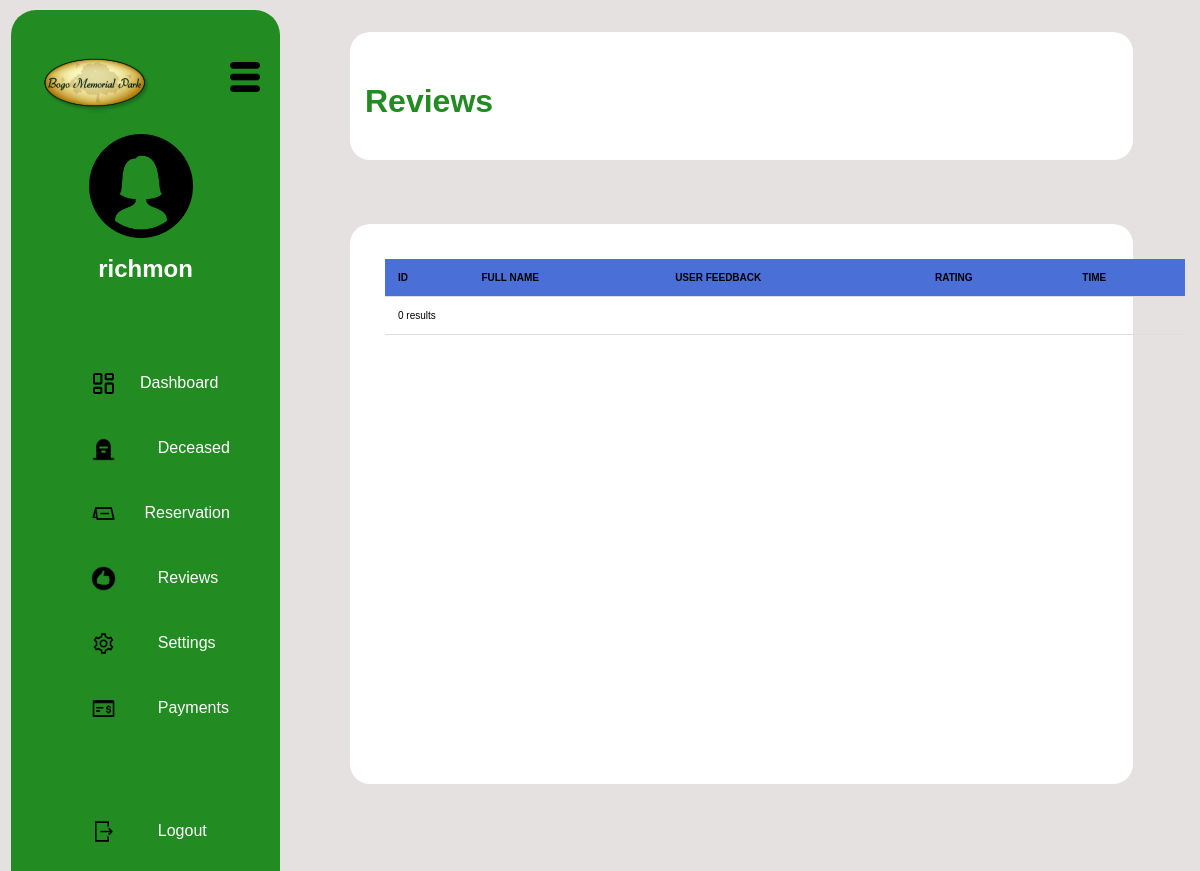
Before: /adminreviews.php (signed in) with the older database file.
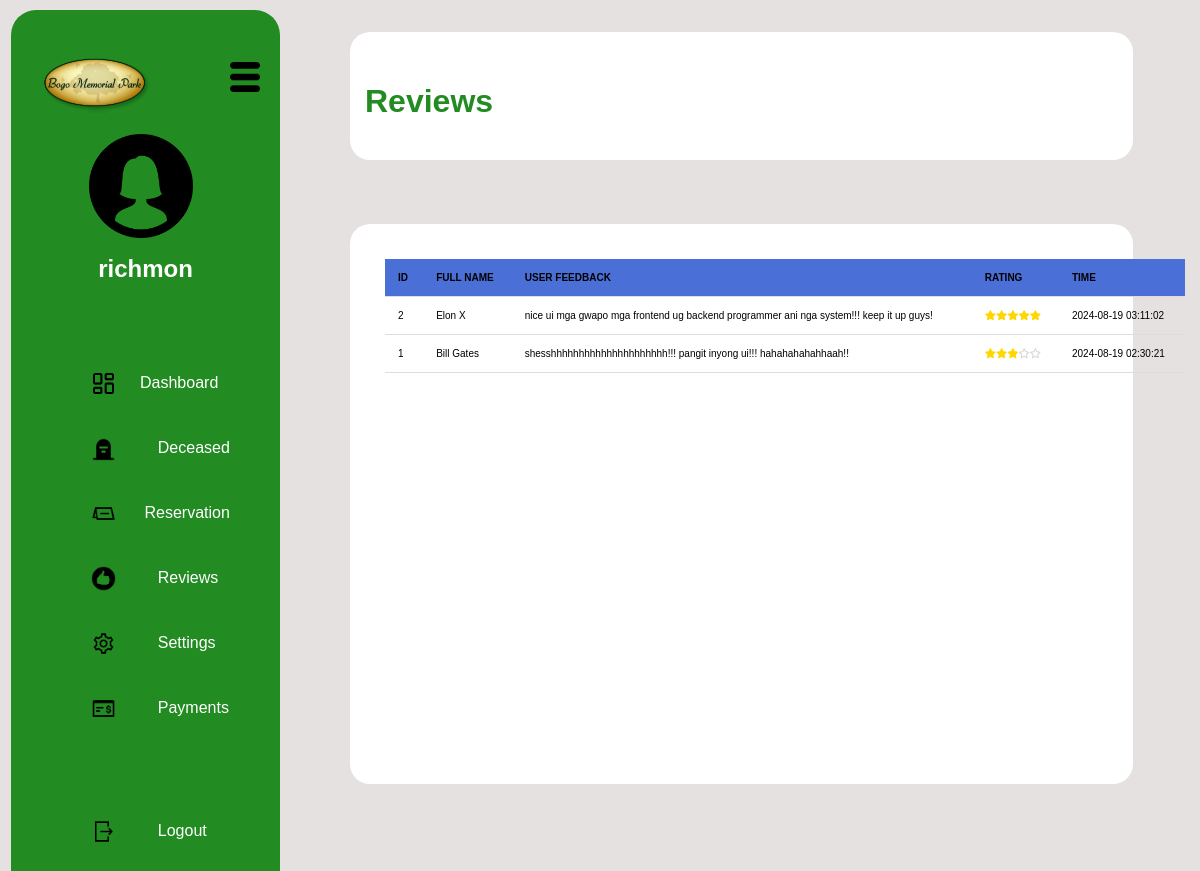
After: the same page with the newer database file.
### tables this page shows
CREATE TABLE `reviews` (
  `id` int(11) NOT NULL,
  `fullname` varchar(255) NOT NULL,
  `userfeedback` text DEFAULT NULL,
  `rating` float NOT NULL,
  `time` timestamp NOT NULL DEFAULT current_timestamp()
);

### adminreviews.php (the view, shortened to what this page needs)
<?php
$firstname = isset($_SESSION['firstname']) ? htmlspecialchars($_SESSION['firstname']) : 'Guest';
require_once 'connection.php';
$servername = "localhost";
$username = "root";
$password = "";
$dbname = "capstone2db";
try {
    $pdo = new PDO("mysql:host=$servername;dbname=$dbname", $username, $password);
    $pdo->setAttribute(PDO::ATTR_ERRMODE, PDO::ERRMODE_EXCEPTION);
} catch (PDOException $e) {
    die("Connection failed: " . $e->getMessage());
}
?>
<!DOCTYPE html>
<html lang="en">
<head>
    <link rel="stylesheet" href="./CSS_FILE/adminreviews.css">
    <link rel="stylesheet" href="https://cdnjs.cloudflare.com/ajax/libs/font-awesome/6.0.0-beta3/css/all.min.css">
</head>
<body>
    <div class="row">
        <div class="left-content col-4">
            <div class="memoriallogo"><img src="./images/bogomemoriallogo.png" alt="bogomemoriallogo"></div>
            <div class="hamburgermenu"><img src="./images/hamburgermenu.png" alt="hamburgermenu"></div>
            <div class="adminprofile">
                <center>
                    <img src="./images/female.png" alt="adminicon">
                    <h2><?php echo $firstname; ?></h2>
                </center>
            </div>
            <center>
                <br>
                <div class="adminlinks">
                    <span><img src="./images/dashboard.png" alt="">&nbsp;&nbsp;<a href="adminDashboard.php">Dashboard</a></span>
                    <span><img src="./images/deceased.png" alt="">&nbsp;&nbsp;&nbsp;&nbsp;&nbsp;&nbsp;<a href="adminDeceased.php">Deceased</a></span>
                    <span><img src="./images/reservation.png" alt="">&nbsp;&nbsp;&nbsp;<a href="adminreservation.php">Reservation</a></span>
                    <span><img src="./images/review.png" alt="">&nbsp;&nbsp;&nbsp;&nbsp;&nbsp;&nbsp;<a href="adminreviews.php">Reviews</a></span>
                    <span><img src="./images/settings.png" alt="">&nbsp;&nbsp;&nbsp;&nbsp;&nbsp;&nbsp;<a href="adminsettings.php">Settings</a></span>
                    <span><img src="./images/payment.png" alt="">&nbsp;&nbsp;&nbsp;&nbsp;&nbsp;&nbsp;<a href="adminpayment.php">Payments</a></span>
                    <br>
                    <span><img src="./images/logout.png" alt="">&nbsp;&nbsp;&nbsp;&nbsp;&nbsp;&nbsp;<a href="logout.php">Logout</a></span>
                </div>
                <br>
            </center>
        </div>
        <div class="main">
            <div class="right-content1">
                <div class="right-header col-9">
                    <br>
                    <br>
                    <h1> Reviews </h1>
                </div>
            </div>
            <div class="right-content2">
                <div class="right-header col-9">
                    <table id="myTable">
                        <thead>
                            <tr>
                                <th>ID</th>
                                <th>FULL NAME</th>
                                <th>USER FEEDBACK</th>
                                <th>RATING</th>
                                <th>TIME</th>
                            </tr>
                        </thead>
                        <tbody>
                        <?php
                            $sql = "SELECT id, fullname, userfeedback, rating, time FROM reviews ORDER BY time DESC LIMIT 1000";
                            $stmt = $pdo->prepare($sql);
                            $stmt->execute();
                            if ($stmt->rowCount() > 0) {
                                while ($row = $stmt->fetch(PDO::FETCH_ASSOC)) {
                                    echo "<tr>
                                            <td>" . htmlspecialchars($row["id"]). "</td>
                                            <td>" . htmlspecialchars($row["fullname"]). "</td>
                                            <td>" . htmlspecialchars($row["userfeedback"]). "</td>
                                            <td>";
                                    $rating = (int)$row['rating'];
                                    for ($i = 1; $i <= 5; $i++) {
                                        if ($i <= $rating) {
                                            echo "<i class='fas fa-star'></i>";
                                        } else {
                                            echo "<i class='far fa-star'></i>";
                                        }
                                    }
                                    echo "</td>
                                            <td>" . htmlspecialchars($row["time"]). "</td>
                                        </tr>";
                                }
                            } else {
                                echo "<tr><td colspan='5'>0 results</td></tr>";
                            }
                        ?>
                        </tbody>
                    </table>
                </div>
            </div>
        </div>
    </div>
</body>
</html>

Changed rows visible on the page:
added reviews: id "2", fullname "Elon X", userfeedback "nice ui mga gwapo mga frontend ug backend programmer ani nga system!!! keep it up guys!", rating 5 (drawn), time "2024-08-19 03:11:02"
added reviews: id "1", fullname "Bill Gates", userfeedback "shesshhhhhhhhhhhhhhhhhhhhh!!! pangit inyong ui!!! hahahahahahhaah!!", rating 3.5 (drawn), time "2024-08-19 02:30:21"
Other visible differences:
text no longer shown: "0 results"
